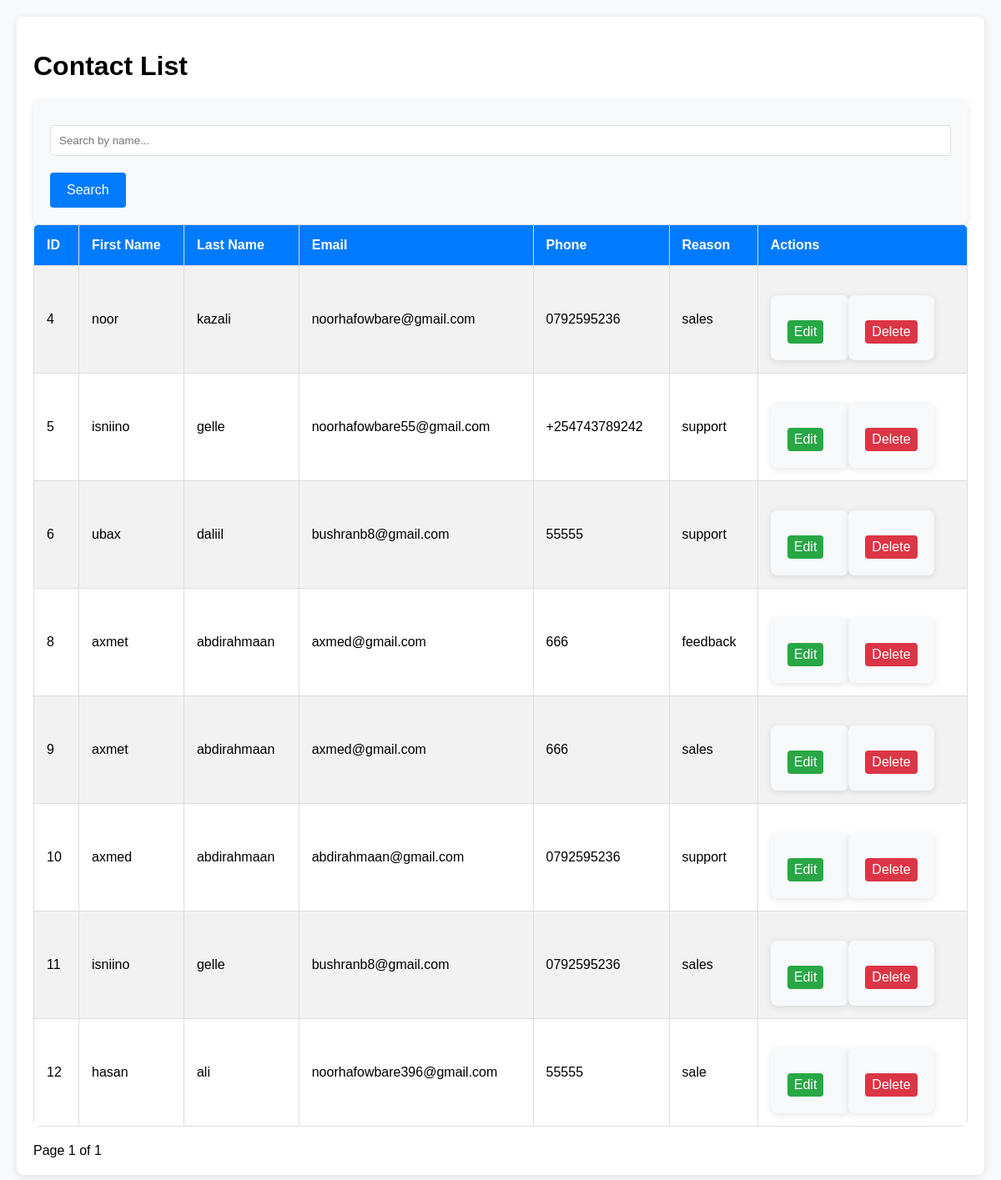
The app's page /admin/contacts with its own data.
### tables this page shows
CREATE TABLE contacts (
                    id INTEGER PRIMARY KEY AUTOINCREMENT,
                    first_name TEXT NOT NULL,
                    last_name TEXT NOT NULL,
                    email TEXT NOT NULL,
                    phone TEXT NOT NULL,
                    reason TEXT NOT NULL
                );

### app.py (the view)
@app.route('/admin/contacts')
def view_contacts():
    search = request.args.get('search', '')  # Search functionality
    page = request.args.get('page', 1, type=int)
    per_page = 10  # Number of records per page
    offset = (page - 1) * per_page
    conn = get_db_connection()
    query = 'SELECT * FROM contacts WHERE first_name LIKE ? OR last_name LIKE ? LIMIT ? OFFSET ?'
    search_param = f"%{search}%"
    contacts = conn.execute(query, (search_param, search_param, per_page, offset)).fetchall()
    total_query = 'SELECT COUNT(*) FROM contacts WHERE first_name LIKE ? OR last_name LIKE ?'
    total = conn.execute(total_query, (search_param, search_param)).fetchone()[0]
    conn.close()
    return render_template('contacts.html', contacts=contacts, page=page, per_page=per_page, total=total)

### app.py (called while the page is built)
def get_db_connection():
    conn = sqlite3.connect('database.db')
    conn.row_factory = sqlite3.Row
    return conn

### templates/contacts.html (shortened to what this page needs)
<!DOCTYPE html>
<html lang="en">
  <head>
    <link
      rel="stylesheet"
      href="{{ url_for('static', filename='css/admin.css') }}"
    />
  </head>
  <body>
    <div class="container">
      <h1>Contact List</h1>
      <div class="search-container">
        <form action="{{ url_for('view_contacts') }}" method="GET">
          <input
            type="text"
            name="search"
            placeholder="Search by name..."
            value="{{ request.args.get('search', '') }}"
          />
          <button type="submit">Search</button>
        </form>
      </div>
      <table>
        <tr>
          <th>ID</th>
          <th>First Name</th>
          <th>Last Name</th>
          <th>Email</th>
          <th>Phone</th>
          <th>Reason</th>
          <th>Actions</th>
        </tr>
        {% for contact in contacts %}
        <tr>
          <td>{{ contact.id }}</td>
          <td>{{ contact.first_name }}</td>
          <td>{{ contact.last_name }}</td>
          <td>{{ contact.email }}</td>
          <td>{{ contact.phone }}</td>
          <td>{{ contact.reason }}</td>
          <td>
            <div class="actions">
              <form
                action="{{ url_for('edit_contact', id=contact.id) }}"
                method="GET"
                style="display: inline"
              >
                <button class="edit" type="submit">Edit</button>
              </form>
              <form
                action="{{ url_for('delete_contact', id=contact.id) }}"
                method="POST"
                style="display: inline"
                onsubmit="return confirm('Are you sure you want to delete this contact?');"
              >
                <button class="delete" type="submit">Delete</button>
              </form>
            </div>
          </td>
        </tr>
        {% endfor %}
      </table>
      <div class="pagination">
        <span
          >Page {{ page }} of {{ (total // per_page) + (1 if total % per_page >
          0 else 0) }}</span
        >
      </div>
    </div>
  </body>
</html>

### static/css/admin.css (style rules this page uses)
body { font-family: Arial, sans-serif; background-color: #f8f9fa; margin: 0; padding: 20px; }
.container { max-width: 1200px; margin: 0 auto; padding: 20px; background-color: white; border-radius: 8px; box-shadow: 0 2px 10px rgba(0, 0, 0, 0.1); }
table { width: 100%; border-collapse: collapse; margin-bottom: 20px; background-color: white; border-radius: 8px; overflow: hidden; }
table th, table td { padding: 15px; border: 1px solid #ddd; text-align: left; }
table th { background-color: #007bff; color: white; font-size: 16px; }
table tr:nth-child(even) { background-color: #f2f2f2; }
button.edit { background-color: #28a745; color: white; border: none; padding: 5px 8px; border-radius: 4px; cursor: pointer; margin-right: 10px; }
button.delete { background-color: #dc3545; color: white; border: none; padding: 5px 8px; border-radius: 4px; cursor: pointer; }
.actions { display: flex; justify-content: flex-start; align-items: center; }
form { margin-top: 20px; background-color: #f8f9fa; padding: 20px; border-radius: 8px; box-shadow: 0 2px 10px rgba(0, 0, 0, 0.1); }
form input, form select, form textarea { width: 100%; padding: 10px; margin: 10px 0; border: 1px solid #ddd; border-radius: 4px; box-sizing: border-box; }
form button { background-color: #007bff; color: white; padding: 12px 20px; border: none; border-radius: 4px; cursor: pointer; font-size: 16px; margin-top: 10px; }

### records on screen
contacts: id "4", first_name "noor", last_name "kazali", email "noorhafowbare@gmail.com", phone "0792595236", reason "sales"
contacts: id "5", first_name "isniino", last_name "gelle", email "noorhafowbare55@gmail.com", phone "+254743789242", reason "support"
contacts: id "6", first_name "ubax", last_name "daliil", email "bushranb8@gmail.com", phone "55555", reason "support"
contacts: id "8", first_name "axmet", last_name "abdirahmaan", email "axmed@gmail.com", phone "666", reason "feedback"
contacts: id "9", first_name "axmet", last_name "abdirahmaan", email "axmed@gmail.com", phone "666", reason "sales"
contacts: id "10", first_name "axmed", last_name "abdirahmaan", email "abdirahmaan@gmail.com", phone "0792595236", reason "support"
contacts: id "11", first_name "isniino", last_name "gelle", email "bushranb8@gmail.com", phone "0792595236", reason "sales"
contacts: id "12", first_name "hasan", last_name "ali", email "noorhafowbare396@gmail.com", phone "55555", reason "sale"

### other values on screen
{{ page }} "1"
{{ (total // per_page) + (1 if total % per_page >
          0 else 0) }} "1"
